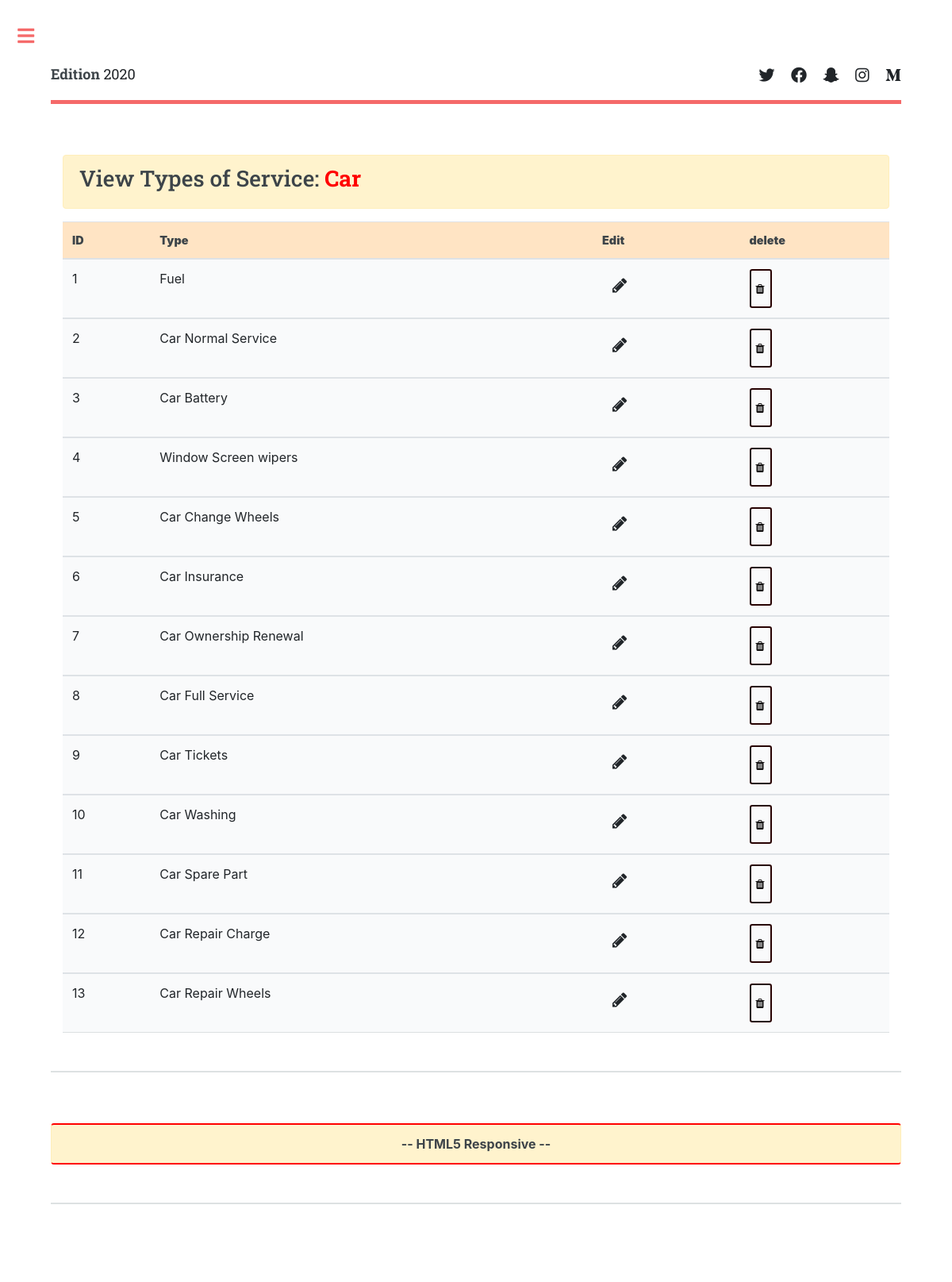
Page /view_types/1 on the committed database.
### web/models.py (models this page shows, shortened)
class Service(models.Model):
    name = models.CharField(max_length=200, null=False, blank=False, unique=True)

class Type(models.Model):
    service = models.ForeignKey(Service, on_delete=models.CASCADE, verbose_name='Choose Service')
    name = models.CharField(max_length=200, null=False, blank=False, unique=False, verbose_name="Add Type")
    description = models.CharField(max_length=1000, null=True, blank=True, verbose_name="Description")
    entry_date = models.DateField(auto_now_add=True, null=False, blank=False)
    class Meta:
        unique_together=[['service', 'name']]

### web/views.py (the view)
# urls.py: path('view_types/<str:pk>', views.view_types, name='view_types'),
def view_types(request, pk):
    types_dict = dict()
    types = Type.objects.filter(service = pk)
    service = Service.objects.get(id=pk)
    counter = 1
    for type in types:
        types_dict[counter] = (type.name, type.id)
        counter += 1
    context = {'types_dict': types_dict,'service': service}
    return render(request, 'pages/view_types.html', context)

### templates/pages/view_types.html (shortened to what this page needs)
{% extends 'layout.html' %}
{% load static %}
{% load crispy_forms_tags %}
{% block content %}
<div class="container">
    <div class="alert alert-warning">
        <h3>View Types of Service: <strong style="color:red"> {{service.name}}</strong></h3>
    </div>
    {% if types_dict %}
    <div>
        <table class="table" style="background-color:white; overflow-x:auto;">
            <thead>
              <tr style="background-color:bisque;">
                    <th scope="col"><b>ID</b></th>
                    <th scope="col"><b>Type</b></th>
                    <th scope="col"><b>Edit</b></th>
                    <th scope="col"><b>delete</b></th>
              </tr>
            </thead>
            {% for key, value in types_dict.items %}
            <tbody>
              <tr>
                <td scope="row">{{key}}</td>
                <td>{{value.0}}</td>
                <td><a href="{% url 'edit_type' value.1 %}" class="btn"><i class=" fa fa-pencil fa-lg"></i></a> </td>
                <td><button id="delete_type" onclick="DeleteType(this)" class="btn-sm btn-outline-danger" value="{{value.1}}"><i class="fa fa-trash"></i></button></td>
              </tr>
            </tbody>
            {% endfor %}
          </table>
        </div>
          {% endif %}
</div>
{% endblock content %}

### static/css/main.css (style rules this page uses)
html, body, div, span, applet, object, iframe, h1, h2, h3, h4, h5, h6, p, blockquote, pre, a, abbr, acronym, address, big, cite, code, del, dfn, em, img, ins, kbd, q, s, samp, small, strike, strong, sub, sup, tt, var, b, u, i, center, dl, dt, dd, ol, ul, li, fieldset, form, label, legend, table, caption, tbody, tfoot, thead, tr, th, td, article, aside, canvas, details, embed, figure, figcaption, footer, header, hgroup, menu, nav, output, ruby, section, summary, time, mark, audio, video { margin: 0; padding: 0; border: 0; font-size: 100%; font: inherit; vertical-align: baseline; }
body { line-height: 1; }
table { border-collapse: collapse; border-spacing: 0; }
body { -webkit-text-size-adjust: none; }
body { -ms-overflow-style: scrollbar; }
html { box-sizing: border-box; }
*, *:before, *:after { box-sizing: inherit; }
body { background: #ffffff; }
body, input, select, textarea { color: #7f888f; font-family: "Open Sans", sans-serif; font-size: 13pt; font-weight: 400; line-height: 1.65; }
@media screen and (max-width: 1680px) { body, input, select, textarea { font-size: 11pt; } }
@media screen and (max-width: 1280px) { body, input, select, textarea { font-size: 10pt; } }
a { -moz-transition: color 0.2s ease-in-out, border-bottom-color 0.2s ease-in-out; -webkit-transition: color 0.2s ease-in-out, border-bottom-color 0.2s ease-in-out; -ms-transition: color 0.2s ease-in-out, border-bottom-color 0.2s ease-in-out; transition: color 0.2s ease-in-out, border-bottom-color 0.2s ease-in-out; border-bottom: dotted 1px; color: #f56a6a; text-decoration: none; }
strong, b { color: #3d4449; font-weight: 600; }
em, i { font-style: italic; }
h1, h2, h3, h4, h5, h6 { color: #3d4449; font-family: "Roboto Slab", serif; font-weight: 700; line-height: 1.5; margin: 0 0 1em 0; }
h3 { font-size: 1.25em; }
table { margin: 0 0 2em 0; width: 100%; }
table tbody tr { border: solid 1px rgba(210, 215, 217, 0.75); border-left: 0; border-right: 0; }
table tbody tr:nth-child(2n + 1) { background-color: rgba(230, 235, 237, 0.25); }
table td { padding: 0.75em 0.75em; }
table th { color: #3d4449; font-size: 0.9em; font-weight: 600; padding: 0 0.75em 0.75em 0.75em; text-align: left; }
table thead { border-bottom: solid 2px rgba(210, 215, 217, 0.75); }
input[type="submit"], input[type="reset"], input[type="button"], button, .button { -moz-appearance: none; -webkit-appearance: none; -ms-appearance: none; appearance: none; -moz-transition: background-color 0.2s ease-in-out, color 0.2s ease-in-out; -webkit-transition: background-color 0.2s ease-in-out, color 0.2s ease-in-out; -ms-transition: background-color 0.2s ease-in-out, color 0.2s ease-in-out; transition: background-color 0.2s ease-in-out, color 0.2s ease-in-out; background-color: transparent; border-radius: 0.375em; border: 0; box-shadow: inset 0 0 0 2px #270202; color: #131111 !important; cursor: pointer; display: inline-block; font-family: "Roboto Slab", serif; font-size: 0.8em; font-weight: 700; height: 3.5em; letter-spacing: 0.075em; line-height: 3.5em; padding: 0 2.25em; text-align: center; text-decoration: none; text-transform: uppercase; white-space: nowrap; }

### static/css/login.css (style rules this page uses)
html { background-color: none; }
body { font-family: "Poppins", sans-serif; height: 100vh; }
a { color: #92badd; display:inline-block; text-decoration: none; font-weight: 400; }

### rows in the picture
Service: name "Car"
Type: name "Fuel"
Type: name "Car Normal Service"
Type: name "Car Battery"
Type: name "Window Screen wipers"
Type: name "Car Change Wheels"
Type: name "Car Insurance"
Type: name "Car Ownership Renewal"
Type: name "Car Full Service"
Type: name "Car Tickets"
Type: name "Car Washing"
Type: name "Car Spare Part"
Type: name "Car Repair Charge"
Type: name "Car Repair Wheels"

### other values in the picture
{{ key }} "1" "2" "3" "4" "5" "6" "7" "8" "9" "10" "11" "12" "13"
